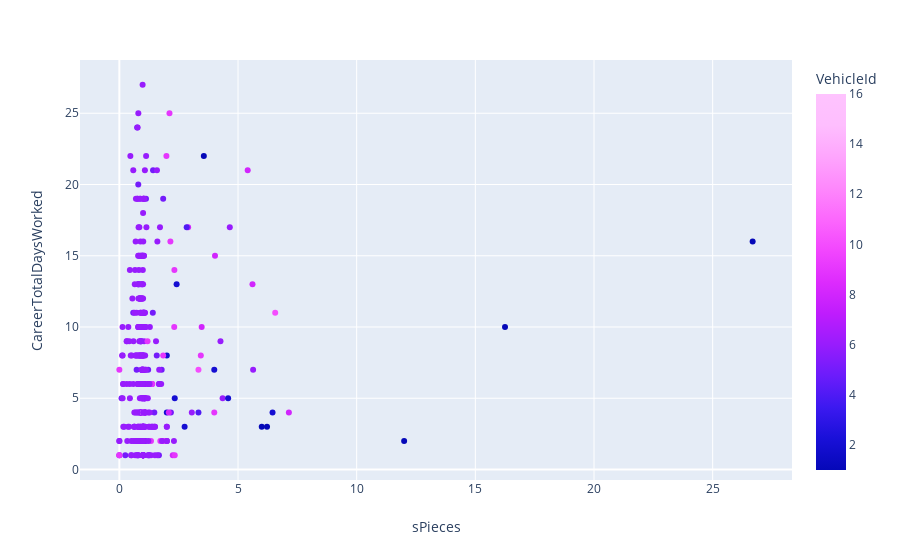

Source (notebook cell):
### Code cell
px.scatter(churned_true, x='sPieces', y='CareerTotalDaysWorked', 
           color="VehicleId", 
#            size="CareerTotalDeliveries", size_max=60,
          hover_name="ID", 
#            facet_col="churned",
              log_x=False)

### Figure 1 — Plotly figure (JSON) as saved in the notebook; plotly's stock layout.template omitted (floating-point values rounded to 4 significant figures; data arrays with more than 128 entries replaced by an {"elided": "..."} marker saying what was removed)
{"data": [{"hoverlabel": {"namelength": 0}, "hovertemplate": "<b>%{hovertext}</b><br><br>sPieces=%{x}<br>CareerTotalDaysWorked=%{y}<br>VehicleId=%{marker.color}", "hovertext": {"elided": "370 int values"}, "legendgroup": "", "marker": {"cmax": 16, "cmin": 1, "color": {"elided": "370 int values"}, "colorbar": {"title": {"text": "VehicleId"}}, "colorscale": [[0, "#0508b8"], [0.08333, "#1910d8"], [0.1667, "#3c19f0"], [0.25, "#6b1cfb"], [0.3333, "#981cfd"], [0.4167, "#bf1cfd"], [0.5, "#dd2bfd"], [0.5833, "#f246fe"], [0.6667, "#fc67fd"], [0.75, "#fe88fc"], [0.8333, "#fea5fd"], [0.9167, "#febefe"], [1, "#fec3fe"]], "showscale": true, "symbol": "circle"}, "mode": "markers", "name": "", "showlegend": false, "type": "scatter", "uid": "5e610318-337d-44df-9911-bf5b775ddefb", "x": {"elided": "370 float values"}, "xaxis": "x", "y": {"elided": "370 int values"}, "yaxis": "y"}], "layout": {"autosize": true, "grid": {"xaxes": ["x"], "xgap": 0.1, "xside": "bottom", "yaxes": ["y"], "ygap": 0.1, "yside": "left"}, "legend": {"tracegroupgap": 0}, "margin": {"t": 60}, "xaxis": {"autorange": true, "range": [-1.596, 28.28], "title": {"text": "sPieces"}, "type": "linear"}, "yaxis": {"autorange": true, "range": [-0.8435, 28.84], "title": {"text": "CareerTotalDaysWorked"}, "type": "linear"}}}
